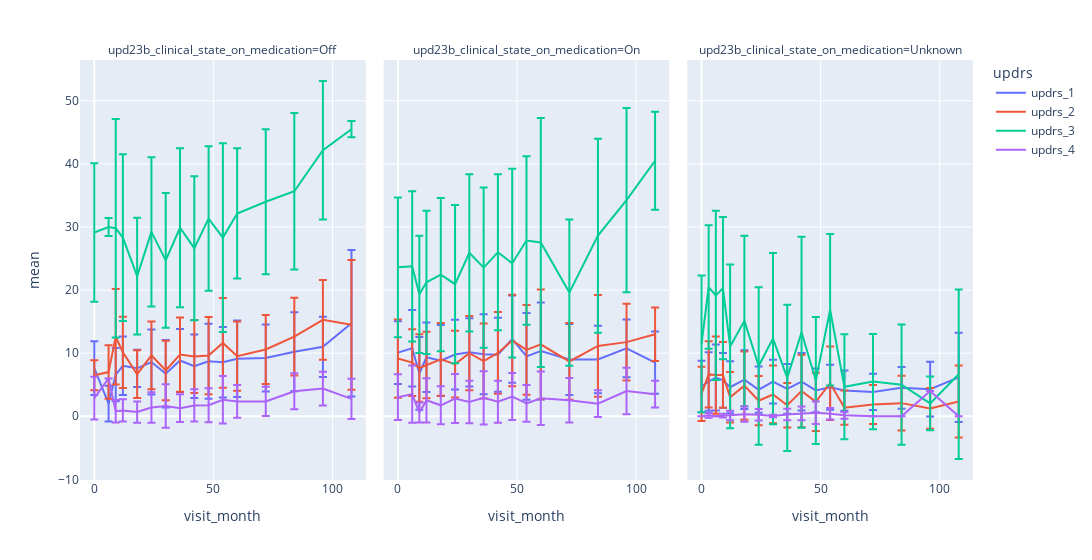

This figure's notebook cell:
### Code cell
# px.scatter(clinical_df.query('patient_id == 1517'), x='visit_month', y='updrs_1')
clincal_df_grouped = clinical_df.groupby(['visit_month', 'upd23b_clinical_state_on_medication']).agg({
    'updrs_1': ['mean', 'std'], 
    'updrs_2': ['mean', 'std'],
    'updrs_3': ['mean', 'std'],
    'updrs_4': ['mean', 'std'],
}).reset_index()

clincal_df_grouped.columns = ['visit_month', 'upd23b_clinical_state_on_medication', 'updrs_1_mean', 'updrs_1_std', 'updrs_2_mean', 'updrs_2_std', 'updrs_3_mean', 'updrs_3_std', 'updrs_4_mean', 'updrs_4_std']

# Reformat df for plotting
clincal_df_grouped_mean = clincal_df_grouped.melt(id_vars=['visit_month', 'upd23b_clinical_state_on_medication'], value_vars=['updrs_1_mean', 'updrs_2_mean', 'updrs_3_mean', 'updrs_4_mean'], var_name='updrs', value_name='mean')
clincal_df_grouped_mean['updrs'] = clincal_df_grouped_mean['updrs'].str.replace('_mean', '')
clincal_df_grouped_std = clincal_df_grouped.melt(id_vars=['visit_month', 'upd23b_clinical_state_on_medication'], value_vars=['updrs_1_std', 'updrs_2_std', 'updrs_3_std', 'updrs_4_std'], var_name='updrs', value_name='std')
clincal_df_grouped_std['updrs'] = clincal_df_grouped_std['updrs'].str.replace('_std', '')

clinical_df_grouped_final = pd.merge(clincal_df_grouped_mean, clincal_df_grouped_std, on=['visit_month', 'updrs', 'upd23b_clinical_state_on_medication'])

# Plot
fig = px.line(clinical_df_grouped, x='visit_month', y='mean', color='updrs', error_y='std', facet_col='upd23b_clinical_state_on_medication')
fig.update_layout(width=1500)
fig.show()

### Figure 1 — Plotly figure (JSON) as saved in the notebook; plotly's stock layout.template omitted (floating-point values rounded to 4 significant figures)
{"data": [{"error_y": {"array": [4.274, 2.828, 4.219, 4.646, 2.947, 5.15, 5.339, 5.0, 5.033, 5.956, 5.597, 6.07, 5.302, 6.266, 4.777, 11.62]}, "hovertemplate": "updrs=updrs_1<br>upd23b_clinical_state_on_medication=Off<br>visit_month=%{x}<br>mean=%{y}<extra></extra>", "legendgroup": "updrs_1", "line": {"color": "#636efa", "dash": "solid"}, "marker": {"symbol": "circle"}, "mode": "lines", "name": "updrs_1", "orientation": "v", "showlegend": true, "type": "scatter", "x": [0, 6, 9, 12, 18, 24, 30, 36, 42, 48, 54, 60, 72, 84, 96, 108], "xaxis": "x", "y": [7.625, 2, 6.6, 8, 7.6, 8.586, 6.741, 8.833, 7.92, 8.722, 8.562, 9.125, 9.228, 10.22, 11, 14.75], "yaxis": "y"}, {"error_y": {"array": [4.955, 6.063, 5.759, 5.512, 5.625, 5.538, 5.392, 6.35, 5.87, 6.924, 6.874, 7.68, 5.632, 5.344, 4.575, 4.95]}, "hovertemplate": "updrs=updrs_1<br>upd23b_clinical_state_on_medication=On<br>visit_month=%{x}<br>mean=%{y}<extra></extra>", "legendgroup": "updrs_1", "line": {"color": "#636efa", "dash": "solid"}, "marker": {"symbol": "circle"}, "mode": "lines", "name": "updrs_1", "orientation": "v", "showlegend": false, "type": "scatter", "x": [0, 6, 9, 12, 18, 24, 30, 36, 42, 48, 54, 60, 72, 84, 96, 108], "xaxis": "x2", "y": [10.09, 10.79, 6.806, 9.352, 8.821, 9.774, 10.13, 9.826, 9.761, 12.23, 9.494, 10.33, 9, 9, 10.75, 8.5], "yaxis": "y2"}, {"error_y": {"array": [4.09, 4.637, 5.234, 4.351, 4.114, 4.659, 3.666, 3.46, 3.948, 4.563, 3.473, 3.572, 3.187, 2.878, 3.302, 4.336, 7.083]}, "hovertemplate": "updrs=updrs_1<br>upd23b_clinical_state_on_medication=Unknown<br>visit_month=%{x}<br>mean=%{y}<extra></extra>", "legendgroup": "updrs_1", "line": {"color": "#636efa", "dash": "solid"}, "marker": {"symbol": "circle"}, "mode": "lines", "name": "updrs_1", "orientation": "v", "showlegend": false, "type": "scatter", "x": [0, 3, 6, 9, 12, 18, 24, 30, 36, 42, 48, 54, 60, 72, 84, 96, 108], "xaxis": "x3", "y": [4.722, 5.513, 6.135, 5.683, 4.611, 5.795, 4.203, 5.49, 4.352, 5.475, 4.099, 4.588, 4.072, 3.857, 4.5, 4.286, 6.167], "yaxis": "y3"}, {"error_y": {"array": [2.39, 4.243, 7.57, 5.644, 3.792, 5.369, 4.72, 5.891, 5.782, 6.136, 7.117, 5.489, 5.474, 6.161, 6.304, 10.28]}, "hovertemplate": "updrs=updrs_2<br>upd23b_clinical_state_on_medication=Off<br>visit_month=%{x}<br>mean=%{y}<extra></extra>", "legendgroup": "updrs_2", "line": {"color": "#EF553B", "dash": "solid"}, "marker": {"symbol": "circle"}, "mode": "lines", "name": "updrs_2", "orientation": "v", "showlegend": true, "type": "scatter", "x": [0, 6, 9, 12, 18, 24, 30, 36, 42, 48, 54, 60, 72, 84, 96, 108], "xaxis": "x", "y": [6.5, 7, 12.6, 10.12, 6.667, 9.655, 7.259, 9.773, 9.48, 9.611, 11.62, 9.516, 10.58, 12.61, 15.28, 14.5], "yaxis": "y"}, {"error_y": {"array": [6.213, 5.302, 5.345, 5.267, 5.77, 5.276, 5.877, 5.939, 6.47, 7.252, 7.115, 8.682, 6.082, 8.073, 6.077, 4.243]}, "hovertemplate": "updrs=updrs_2<br>upd23b_clinical_state_on_medication=On<br>visit_month=%{x}<br>mean=%{y}<extra></extra>", "legendgroup": "updrs_2", "line": {"color": "#EF553B", "dash": "solid"}, "marker": {"symbol": "circle"}, "mode": "lines", "name": "updrs_2", "orientation": "v", "showlegend": false, "type": "scatter", "x": [0, 6, 9, 12, 18, 24, 30, 36, 42, 48, 54, 60, 72, 84, 96, 108], "xaxis": "x2", "y": [9.143, 8.5, 7.645, 8.13, 9.012, 8.258, 10.01, 8.754, 10.05, 12.02, 10.52, 11.39, 8.682, 11.15, 11.75, 13], "yaxis": "y2"}, {"error_y": {"array": [4.305, 5.247, 6.124, 5.219, 4.007, 5.413, 3.907, 4.575, 3.526, 5.733, 4.616, 5.826, 2.728, 3.085, 4.34, 3.216, 5.715]}, "hovertemplate": "updrs=updrs_2<br>upd23b_clinical_state_on_medication=Unknown<br>visit_month=%{x}<br>mean=%{y}<extra></extra>", "legendgroup": "updrs_2", "line": {"color": "#EF553B", "dash": "solid"}, "marker": {"symbol": "circle"}, "mode": "lines", "name": "updrs_2", "orientation": "v", "showlegend": false, "type": "scatter", "x": [0, 3, 6, 9, 12, 18, 24, 30, 36, 42, 48, 54, 60, 72, 84, 96, 108], "xaxis": "x3", "y": [3.556, 6.635, 6.527, 6.548, 3.013, 4.852, 2.463, 3.451, 1.747, 4, 2.284, 5.235, 1.362, 1.857, 2.079, 1.25, 2.333], "yaxis": "y3"}, {"error_y": {"array": [10.96, 1.414, 17.33, 13.22, 9.26, 11.83, 10.69, 12.61, 11.42, 11.46, 14.96, 10.32, 11.48, 12.42, 10.97, 1.291]}, "hovertemplate": "updrs=updrs_3<br>upd23b_clinical_state_on_medication=Off<br>visit_month=%{x}<br>mean=%{y}<extra></extra>", "legendgroup": "updrs_3", "line": {"color": "#00cc96", "dash": "solid"}, "marker": {"symbol": "circle"}, "mode": "lines", "name": "updrs_3", "orientation": "v", "showlegend": true, "type": "scatter", "x": [0, 6, 9, 12, 18, 24, 30, 36, 42, 48, 54, 60, 72, 84, 96, 108], "xaxis": "x", "y": [29.12, 30, 29.8, 28.32, 22.2, 29.22, 24.7, 29.88, 26.64, 31.33, 28.31, 32.14, 34, 35.67, 42.17, 45.5], "yaxis": "y"}, {"error_y": {"array": [11.07, 11.9, 9.304, 11.35, 12.15, 12.55, 12.45, 12.7, 12.37, 14.96, 13.36, 19.72, 11.59, 15.38, 14.6, 7.778]}, "hovertemplate": "updrs=updrs_3<br>upd23b_clinical_state_on_medication=On<br>visit_month=%{x}<br>mean=%{y}<extra></extra>", "legendgroup": "updrs_3", "line": {"color": "#00cc96", "dash": "solid"}, "marker": {"symbol": "circle"}, "mode": "lines", "name": "updrs_3", "orientation": "v", "showlegend": false, "type": "scatter", "x": [0, 6, 9, 12, 18, 24, 30, 36, 42, 48, 54, 60, 72, 84, 96, 108], "xaxis": "x2", "y": [23.6, 23.76, 19.32, 21.23, 22.44, 20.94, 25.91, 23.55, 25.99, 24.26, 27.86, 27.55, 19.6, 28.62, 34.27, 40.5], "yaxis": "y2"}, {"error_y": {"array": [10.86, 9.787, 13.41, 11.27, 12.98, 13.51, 12.48, 13.57, 11.6, 15.13, 10.06, 12.0, 8.315, 7.552, 9.53, 4.256, 13.44]}, "hovertemplate": "updrs=updrs_3<br>upd23b_clinical_state_on_medication=Unknown<br>visit_month=%{x}<br>mean=%{y}<extra></extra>", "legendgroup": "updrs_3", "line": {"color": "#00cc96", "dash": "solid"}, "marker": {"symbol": "circle"}, "mode": "lines", "name": "updrs_3", "orientation": "v", "showlegend": false, "type": "scatter", "x": [0, 3, 6, 9, 12, 18, 24, 30, 36, 42, 48, 54, 60, 72, 84, 96, 108], "xaxis": "x3", "y": [11.47, 20.48, 19.14, 20.3, 11.07, 15.12, 7.966, 12.31, 6.077, 13.32, 5.654, 16.88, 4.667, 5.5, 5, 2.037, 6.667], "yaxis": "y3"}, {"error_y": {"array": [3.399, null, 1.789, 1.761, 1.676, 2.426, 3.453, 2.21, 2.542, 2.691, 3.775, 2.598, 2.318, 2.864, 2.682, 3.202]}, "hovertemplate": "updrs=updrs_4<br>upd23b_clinical_state_on_medication=Off<br>visit_month=%{x}<br>mean=%{y}<extra></extra>", "legendgroup": "updrs_4", "line": {"color": "#ab63fa", "dash": "solid"}, "marker": {"symbol": "circle"}, "mode": "lines", "name": "updrs_4", "orientation": "v", "showlegend": true, "type": "scatter", "x": [0, 6, 9, 12, 18, 24, 30, 36, 42, 48, 54, 60, 72, 84, 96, 108], "xaxis": "x", "y": [2.875, 6, 0.8, 0.9211, 0.6667, 1.386, 1.615, 1.288, 1.72, 1.736, 2.625, 2.349, 2.351, 3.971, 4.389, 2.75], "yaxis": "y"}, {"error_y": {"array": [3.618, 4.534, 1.575, 3.512, 3.017, 3.877, 3.37, 4.215, 3.319, 3.73, 2.904, 4.236, 3.515, 2.135, 3.688, 2.121]}, "hovertemplate": "updrs=updrs_4<br>upd23b_clinical_state_on_medication=On<br>visit_month=%{x}<br>mean=%{y}<extra></extra>", "legendgroup": "updrs_4", "line": {"color": "#ab63fa", "dash": "solid"}, "marker": {"symbol": "circle"}, "mode": "lines", "name": "updrs_4", "orientation": "v", "showlegend": false, "type": "scatter", "x": [0, 6, 9, 12, 18, 24, 30, 36, 42, 48, 54, 60, 72, 84, 96, 108], "xaxis": "x2", "y": [3.029, 3.512, 0.5926, 2.528, 1.735, 2.817, 2.266, 2.924, 2.295, 3.119, 2.039, 2.848, 2.545, 2, 4, 3.5], "yaxis": "y2"}, {"error_y": {"array": [0, 0.378, 0, 0.3015, 0.7715, 1.221, 0.9134, 0.1961, 0.9072, 1.103, 1.792, 0.8944, 0.5345, 0, 0, null, null]}, "hovertemplate": "updrs=updrs_4<br>upd23b_clinical_state_on_medication=Unknown<br>visit_month=%{x}<br>mean=%{y}<extra></extra>", "legendgroup": "updrs_4", "line": {"color": "#ab63fa", "dash": "solid"}, "marker": {"symbol": "circle"}, "mode": "lines", "name": "updrs_4", "orientation": "v", "showlegend": false, "type": "scatter", "x": [0, 3, 6, 9, 12, 18, 24, 30, 36, 42, 48, 54, 60, 72, 84, 96, 108], "xaxis": "x3", "y": [0, 0.1429, 0, 0.09091, 0.119, 0.3333, 0.2368, 0.03846, 0.2667, 0.4583, 0.5455, 0.4, 0.1429, 0, 0, 4, 0], "yaxis": "y3"}], "layout": {"annotations": [{"font": {}, "showarrow": false, "text": "upd23b_clinical_state_on_medication=Off", "x": 0.16, "xanchor": "center", "xref": "paper", "y": 1, "yanchor": "bottom", "yref": "paper"}, {"font": {}, "showarrow": false, "text": "upd23b_clinical_state_on_medication=On", "x": 0.5, "xanchor": "center", "xref": "paper", "y": 1, "yanchor": "bottom", "yref": "paper"}, {"font": {}, "showarrow": false, "text": "upd23b_clinical_state_on_medication=Unknown", "x": 0.84, "xanchor": "center", "xref": "paper", "y": 1, "yanchor": "bottom", "yref": "paper"}], "legend": {"title": {"text": "updrs"}, "tracegroupgap": 0}, "margin": {"t": 60}, "width": 1500, "xaxis": {"anchor": "y", "domain": [0, 0.32], "title": {"text": "visit_month"}}, "xaxis2": {"anchor": "y2", "domain": [0.34, 0.66], "matches": "x", "title": {"text": "visit_month"}}, "xaxis3": {"anchor": "y3", "domain": [0.68, 1.0], "matches": "x", "title": {"text": "visit_month"}}, "yaxis": {"anchor": "x", "domain": [0, 1], "title": {"text": "mean"}}, "yaxis2": {"anchor": "x2", "domain": [0, 1], "matches": "y", "showticklabels": false}, "yaxis3": {"anchor": "x3", "domain": [0, 1], "matches": "y", "showticklabels": false}}}
